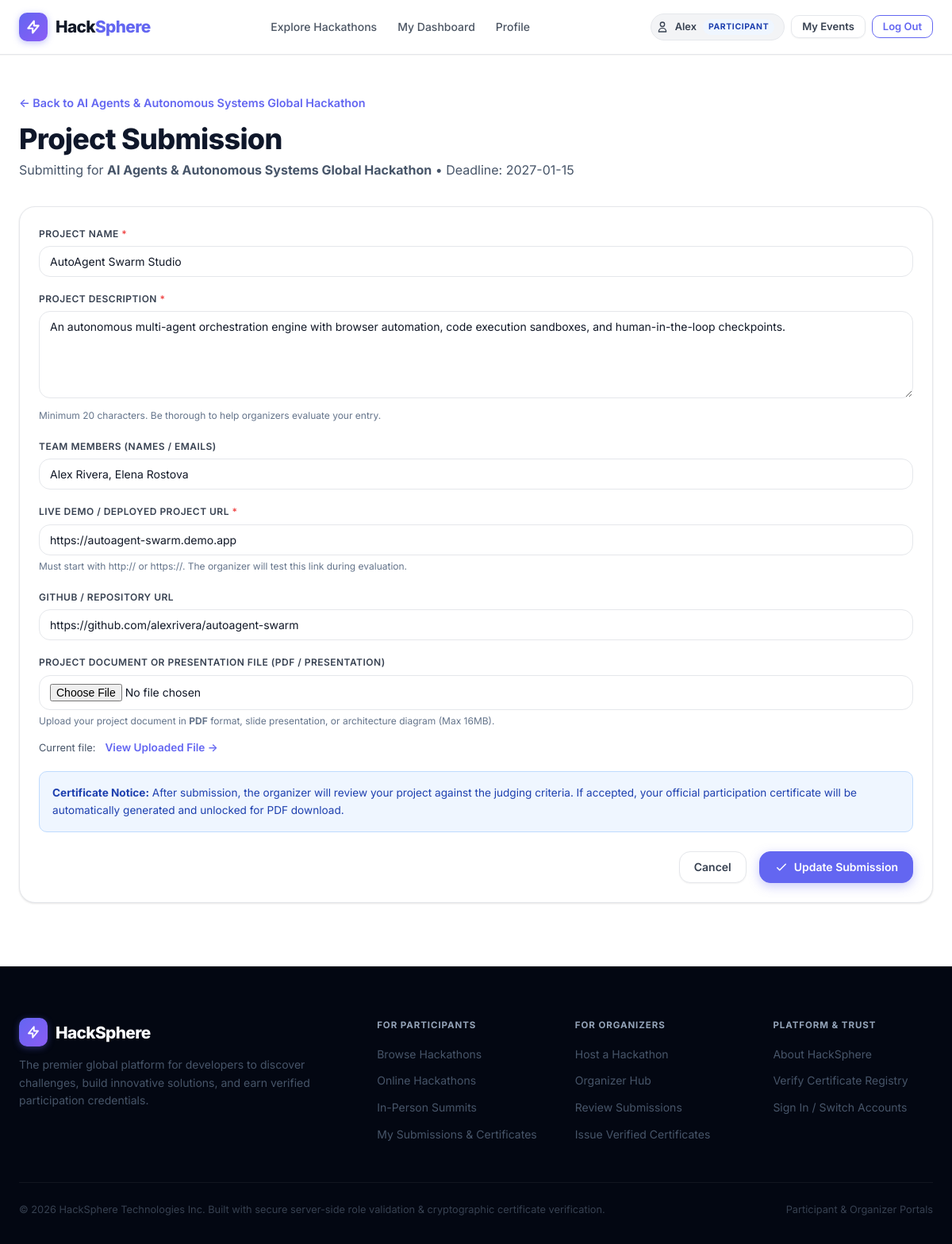
The page /hackathon/2/submit (signed in) on the database its author committed.
### tables this page shows
CREATE TABLE users (
        id INTEGER PRIMARY KEY AUTOINCREMENT,
        name TEXT NOT NULL,
        email TEXT UNIQUE NOT NULL,
        password_hash TEXT NOT NULL,
        role TEXT NOT NULL DEFAULT 'participant', -- 'participant' or 'organizer'
        bio TEXT,
        avatar_url TEXT,
        created_at TEXT NOT NULL
    , status TEXT NOT NULL DEFAULT 'active');

CREATE TABLE hackathons (
        id INTEGER PRIMARY KEY AUTOINCREMENT,
        organizer_id INTEGER NOT NULL,
        title TEXT NOT NULL,
        tagline TEXT,
        description TEXT NOT NULL,
        theme TEXT NOT NULL,
        format TEXT NOT NULL DEFAULT 'online', -- 'online', 'in-person', 'hybrid'
        location TEXT,
        start_date TEXT NOT NULL,
        end_date TEXT NOT NULL,
        registration_deadline TEXT NOT NULL,
        submission_deadline TEXT NOT NULL,
        team_size_min INTEGER NOT NULL DEFAULT 1,
        team_size_max INTEGER NOT NULL DEFAULT 4,
        eligibility TEXT,
        rules TEXT,
        schedule TEXT,
        judging_criteria TEXT,
        prizes TEXT,
        banner_url TEXT,
        status TEXT NOT NULL DEFAULT 'upcoming', -- 'upcoming', 'ongoing', 'ended'
        created_at TEXT NOT NULL,
        updated_at TEXT NOT NULL,
        FOREIGN KEY (organizer_id) REFERENCES users (id) ON DELETE CASCADE
    );

CREATE TABLE submissions (
        id INTEGER PRIMARY KEY AUTOINCREMENT,
        hackathon_id INTEGER NOT NULL,
        user_id INTEGER NOT NULL,
        project_name TEXT NOT NULL,
        description TEXT NOT NULL,
        team_members TEXT NOT NULL,
        demo_url TEXT NOT NULL,
        repo_url TEXT,
        image_url TEXT,
        file_path TEXT,
        status TEXT NOT NULL DEFAULT 'pending', -- 'pending', 'accepted', 'rejected'
        feedback TEXT,
        submitted_at TEXT NOT NULL,
        reviewed_at TEXT,
        UNIQUE(hackathon_id, user_id),
        FOREIGN KEY (hackathon_id) REFERENCES hackathons (id) ON DELETE CASCADE,
        FOREIGN KEY (user_id) REFERENCES users (id) ON DELETE CASCADE
    );

### app.py (the view, shortened to what this page needs)
@app.route("/hackathons/<int:hackathon_id>/submit", methods=["GET", "POST"])
@app.route("/hackathon/<int:hackathon_id>/submit", methods=["GET", "POST"])
@login_required
def submit_project(hackathon_id):
    if session.get("user_role") == "organizer":
        flash("Organizers cannot submit projects. Please log in with a Participant account.", "warning")
        return redirect(url_for("organizer_dashboard"))
    user = get_current_user()
    user_id = session.get("user_id")
    user_name = session.get("user_name") or (user["name"] if user else "Participant")
    user_email = session.get("user_email") or (user["email"] if user else "participant@example.com")
    db = get_db()
    hackathon = db.execute("SELECT * FROM hackathons WHERE id = ?", (hackathon_id,)).fetchone()
    if not hackathon:
        db.close()
        flash("The requested hackathon could not be found. Please choose an active event.", "warning")
        return redirect(url_for("participant_dashboard"))
    db.execute("""
        INSERT OR IGNORE INTO users (id, name, email, password_hash, role, status, created_at)
        VALUES (?, ?, ?, 'SESSION_RESTORED', 'participant', 'active', datetime('now'))
    """, (user_id, user_name, user_email))
    db.commit()
    registration = db.execute(
        "SELECT id, status FROM registrations WHERE hackathon_id = ? AND user_id = ?",
        (hackathon_id, user_id)
    ).fetchone()
    if not registration and str(hackathon_id) in session.get("registrations", {}):
        reg_sess = session["registrations"][str(hackathon_id)]
        registration = {"id": 9999, "status": reg_sess.get("status", "pending")}
    if not registration:
        db.close()
        flash("You must send a registration request for this hackathon before submitting a project.", "warning")
        return redirect(url_for("hackathon_detail", hackathon_id=hackathon_id))
    existing_submission = db.execute(
        "SELECT * FROM submissions WHERE hackathon_id = ? AND user_id = ?",
        (hackathon_id, user_id)
    ).fetchone()
    db.close()
    return render_template("participant/submit.html", hackathon=hackathon, submission=existing_submission)

### templates/participant/submit.html (shortened to what this page needs)
{% extends "base.html" %}
{% block content %}
<div class="container container-narrow" style="padding-top: 3rem; padding-bottom: 5rem;">
  <div style="margin-bottom: 2rem;">
    <a href="{{ url_for('hackathon_detail', hackathon_id=hackathon.id) }}" style="display: inline-flex; align-items: center; gap: 0.4rem; font-size: 0.9rem; font-weight: 600; margin-bottom: 0.75rem;">
      &larr; Back to {{ hackathon.title }}
    </a>
    <h1 style="font-size: 2.25rem; font-weight: 800; color: var(--slate-900);">Project Submission</h1>
    <p style="color: var(--slate-600); margin-top: 0.25rem;">
      Submitting for <strong>{{ hackathon.title }}</strong> • Deadline: {{ hackathon.submission_deadline }}
    </p>
  </div>
  <div class="content-block">
    <form method="POST" action="{{ url_for('submit_project', hackathon_id=hackathon.id) }}" enctype="multipart/form-data">
      <div class="form-group">
        <label for="projectName" class="form-label">Project Name <span style="color: var(--danger);">*</span></label>
        <input type="text" id="projectName" name="project_name" value="{{ submission.project_name if submission else '' }}" class="form-control" placeholder="e.g. AutoAgent Studio" required>
      </div>
      <div class="form-group">
        <label for="projectDesc" class="form-label">Project Description <span style="color: var(--danger);">*</span></label>
        <textarea id="projectDesc" name="description" rows="5" class="form-control" placeholder="Explain the problem you solved, how you built it, the tech stack, and what makes your solution unique..." required>{{ submission.description if submission else '' }}</textarea>
        <span style="font-size: 0.75rem; color: var(--slate-500);">Minimum 20 characters. Be thorough to help organizers evaluate your entry.</span>
      </div>
      <div class="form-group">
        <label for="teamMembers" class="form-label">Team Members (Names / Emails)</label>
        <input type="text" id="teamMembers" name="team_members" value="{{ submission.team_members if submission else current_user.name }}" class="form-control" placeholder="e.g. Alex Rivera, Elena Rostova, kevin@example.com">
      </div>
      <div class="form-group">
        <label for="demoUrl" class="form-label">Live Demo / Deployed Project URL <span style="color: var(--danger);">*</span></label>
        <input type="url" id="demoUrl" name="demo_url" value="{{ submission.demo_url if submission else '' }}" class="form-control" placeholder="https://myproject.demo.com" required>
        <span style="font-size: 0.75rem; color: var(--slate-500);">Must start with http:// or https://. The organizer will test this link during evaluation.</span>
      </div>
      <div class="form-group">
        <label for="repoUrl" class="form-label">GitHub / Repository URL</label>
        <input type="url" id="repoUrl" name="repo_url" value="{{ submission.repo_url if submission else '' }}" class="form-control" placeholder="https://github.com/username/project">
      </div>
      <div class="form-group">
        <label for="projectFile" class="form-label">Project Document or Presentation File (PDF / Presentation)</label>
        <input type="file" id="projectFile" name="project_file" class="form-control" accept=".pdf,.doc,.docx,.ppt,.pptx,.zip,.png,.jpg,.jpeg">
        <span style="font-size: 0.75rem; color: var(--slate-500);">Upload your project document in <strong>PDF</strong> format, slide presentation, or architecture diagram (Max 16MB).</span>
        {% if submission and submission.file_path %}
          <div style="margin-top: 0.75rem; display: flex; align-items: center; gap: 0.75rem;">
            <span style="font-size: 0.8rem; color: var(--slate-600);">Attached document:</span>
            <a href="{{ submission.file_path }}" target="_blank" style="font-size: 0.85rem; font-weight: 600; color: var(--primary);">📄 View Uploaded PDF Document &rarr;</a>
          </div>
        {% elif submission and submission.image_url %}
          <div style="margin-top: 0.75rem; display: flex; align-items: center; gap: 0.75rem;">
            <span style="font-size: 0.8rem; color: var(--slate-600);">Current file:</span>
            <a href="{{ submission.image_url }}" target="_blank" style="font-size: 0.85rem; font-weight: 600;">View Uploaded File &rarr;</a>
          </div>
        {% endif %}
      </div>
      <div style="background: #eff6ff; border: 1px solid #bfdbfe; border-radius: var(--radius-md); padding: 1rem; margin-bottom: 1.5rem; font-size: 0.85rem; color: #1e40af;">
        <strong>Certificate Notice:</strong> After submission, the organizer will review your project against the judging criteria. If accepted, your official participation certificate will be automatically generated and unlocked for PDF download.
      </div>
      <div style="display: flex; gap: 1rem; justify-content: flex-end;">
        <a href="{{ url_for('hackathon_detail', hackathon_id=hackathon.id) }}" class="btn btn-secondary">Cancel</a>
        <button type="submit" class="btn btn-primary">
          <svg width="18" height="18" fill="none" stroke="currentColor" viewBox="0 0 24 24">
            <path stroke-linecap="round" stroke-linejoin="round" stroke-width="2" d="M5 13l4 4L19 7"/>
          </svg>
          {% if submission %}Update Submission{% else %}Submit Project{% endif %}
        </button>
      </div>
    </form>
  </div>
</div>
{% endblock %}

### templates/base.html (shortened to what this page needs)
<!DOCTYPE html>
<html lang="en">
<head>
  <link rel="stylesheet" href="{{ url_for('static', filename='css/style.css') }}">
</head>
<body>
  <nav class="navbar">
    <div class="nav-container">
      <a href="{{ url_for('index') }}" class="brand">
        <div class="brand-icon">
          <svg width="20" height="20" fill="none" stroke="currentColor" viewBox="0 0 24 24">
            <path stroke-linecap="round" stroke-linejoin="round" stroke-width="2.5" d="M13 10V3L4 14h7v7l9-11h-7z"/>
          </svg>
        </div>
        <span>Hack<span class="accent">Sphere</span></span>
      </a>
      <ul class="nav-links">
        <li><a href="{{ url_for('hackathons_list') }}">Explore Hackathons</a></li>
        {% if current_user %}
          {% if current_user.role == 'admin' %}
            <li><a href="{{ url_for('admin_dashboard') }}" style="color: #8b5cf6; font-weight: 700;">🛡️ Admin Center</a></li>
          {% elif current_user.role == 'organizer' %}
            <li><a href="{{ url_for('organizer_dashboard') }}">Organizer Hub</a></li>
            <li><a href="{{ url_for('hackathon_create') }}" class="btn btn-sm btn-outline">+ Host Hackathon</a></li>
          {% else %}
            <li><a href="{{ url_for('participant_dashboard') }}">My Dashboard</a></li>
            <li><a href="{{ url_for('participant_profile') }}">Profile</a></li>
          {% endif %}
        {% else %}
          <li><a href="{{ url_for('hackathons_list') }}">Browse Events</a></li>
        {% endif %}
      </ul>
      <div class="nav-actions nav-actions-desktop">
        {% if current_user %}
          <div class="user-badge">
            <svg width="16" height="16" fill="none" stroke="currentColor" viewBox="0 0 24 24">
              <path stroke-linecap="round" stroke-linejoin="round" stroke-width="2" d="M16 7a4 4 0 11-8 0 4 4 0 018 0zM12 14a7 7 0 00-7 7h14a7 7 0 00-7-7z"/>
            </svg>
            <span>{{ current_user.name.split()[0] }}</span>
            <span class="user-role-tag role-{{ current_user.role }}">{{ current_user.role }}</span>
          </div>
          {% if current_user.role == 'admin' %}
            <a href="{{ url_for('admin_dashboard') }}" class="btn btn-sm btn-secondary" style="border-color: #8b5cf6; color: #6d28d9;">Admin Console</a>
          {% elif current_user.role == 'organizer' %}
            <a href="{{ url_for('organizer_dashboard') }}" class="btn btn-sm btn-secondary">Dashboard</a>
          {% else %}
            <a href="{{ url_for('participant_dashboard') }}" class="btn btn-sm btn-secondary">My Events</a>
          {% endif %}
          <a href="{{ url_for('auth_logout') }}" class="btn btn-sm btn-outline">Log Out</a>
        {% else %}
          <a href="{{ url_for('auth_login') }}" class="btn btn-sm btn-secondary">Log In</a>
          <a href="{{ url_for('auth_signup') }}" class="btn btn-sm btn-primary">Sign Up</a>
        {% endif %}
      </div>
    </div>
  </nav>
  <main>
    {% block content %}{% endblock %}
  </main>
  <footer class="footer">
    <div class="container">
      <div class="footer-grid">
        <div class="footer-brand">
          <div class="brand">
            <div class="brand-icon">
              <svg width="18" height="18" fill="none" stroke="currentColor" viewBox="0 0 24 24">
                <path stroke-linecap="round" stroke-linejoin="round" stroke-width="2.5" d="M13 10V3L4 14h7v7l9-11h-7z"/>
              </svg>
            </div>
            <span>HackSphere</span>
          </div>
          <p>The premier global platform for developers to discover challenges, build innovative solutions, and earn verified participation credentials.</p>
        </div>
        <div>
          <div class="footer-title">For Participants</div>
          <ul class="footer-links">
            <li><a href="{{ url_for('hackathons_list') }}">Browse Hackathons</a></li>
            <li><a href="{{ url_for('hackathons_list', format='online') }}">Online Hackathons</a></li>
            <li><a href="{{ url_for('hackathons_list', format='in-person') }}">In-Person Summits</a></li>
            <li><a href="{{ url_for('participant_dashboard') }}">My Submissions & Certificates</a></li>
          </ul>
        </div>
        <div>
          <div class="footer-title">For Organizers</div>
          <ul class="footer-links">
            <li><a href="{{ url_for('hackathon_create') }}">Host a Hackathon</a></li>
            <li><a href="{{ url_for('organizer_dashboard') }}">Organizer Hub</a></li>
            <li><a href="{{ url_for('organizer_dashboard') }}">Review Submissions</a></li>
            <li><a href="{{ url_for('organizer_dashboard') }}">Issue Verified Certificates</a></li>
          </ul>
        </div>
        <div>
          <div class="footer-title">Platform & Trust</div>
          <ul class="footer-links">
            <li><a href="{{ url_for('index') }}">About HackSphere</a></li>
            <li><a href="{{ url_for('verify_certificate', certificate_code='HS-2026-HC98B2') }}">Verify Certificate Registry</a></li>
            <li><a href="{{ url_for('auth_login') }}">Sign In / Switch Accounts</a></li>
          </ul>
        </div>
      </div>
      <div class="footer-bottom">
        <div>&copy; 2026 HackSphere Technologies Inc. Built with secure server-side role validation & cryptographic certificate verification.</div>
        <div style="display:flex; gap: 1rem;">
          <span>Participant &amp; Organizer Portals</span>
        </div>
      </div>
    </div>
  </footer>
</body>
</html>

### rows shown on the page
users: name "Alex", role "PARTICIPANT"
hackathons: title "AI Agents & Autonomous Systems Global Hackathon", submission_deadline "2027-01-15"
submissions: project_name "AutoAgent Swarm Studio", description "An autonomous multi-agent orchestration engine with browser automation, code execution sandboxes, and human-in-the-loop checkpoints.", team_members "Alex Rivera, Elena Rostova", demo_url "https://autoagent-swarm.demo.app", repo_url "https://github.com/alexrivera/autoagent-swarm"
